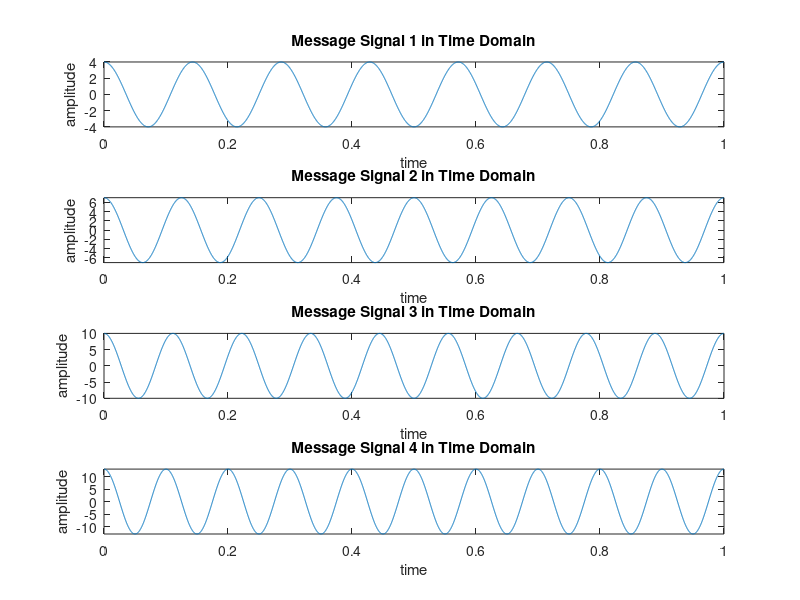
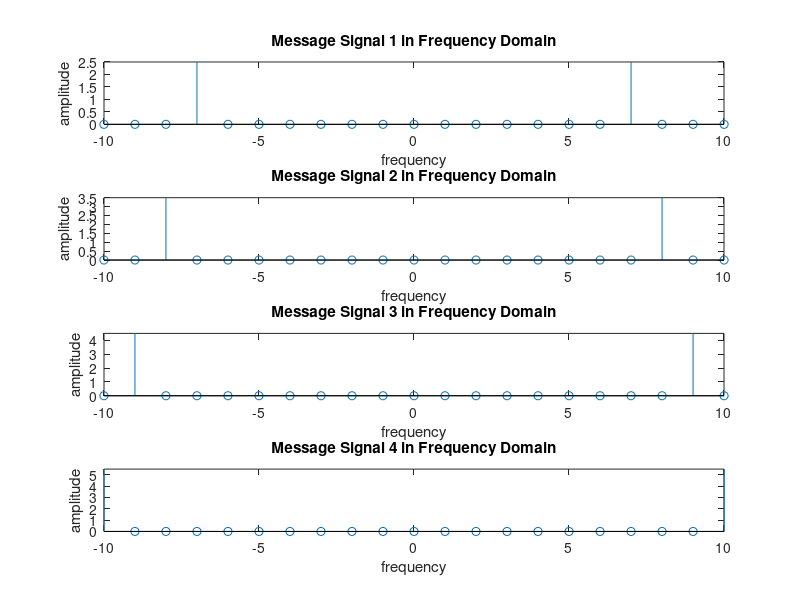
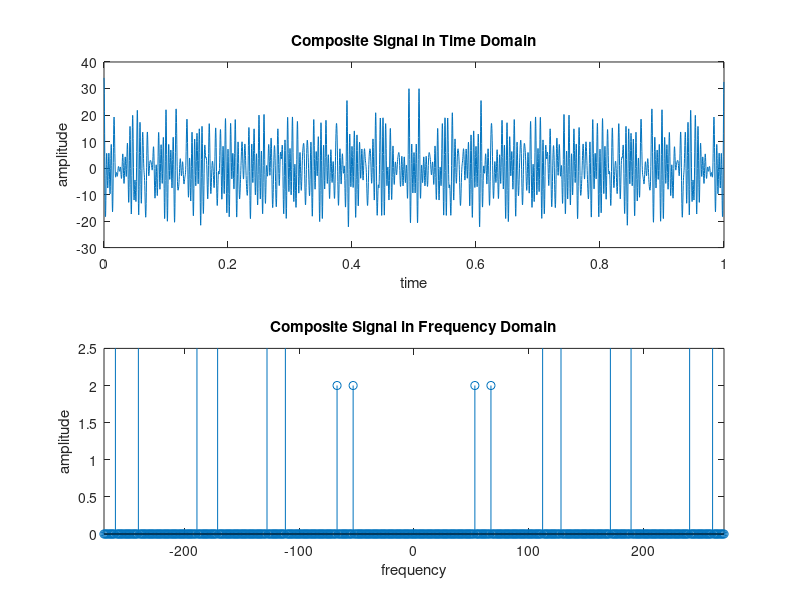
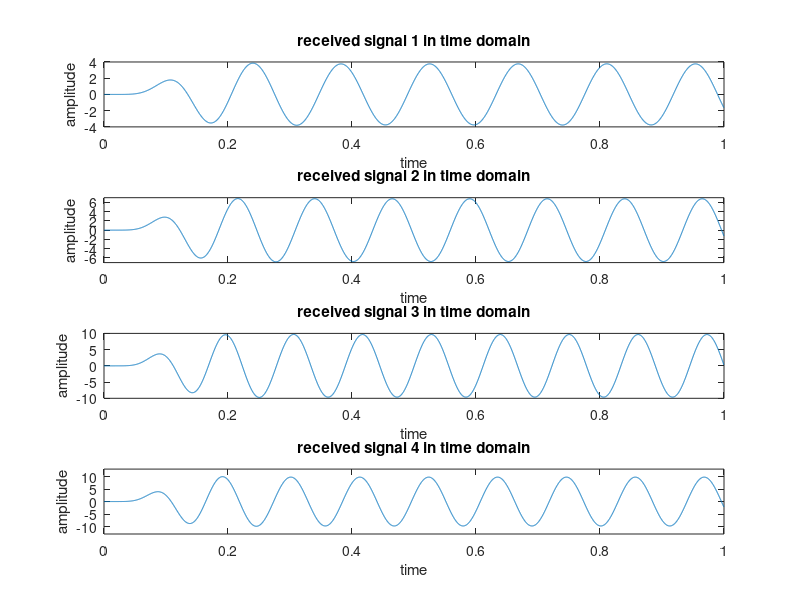

Recreate these plots in MATLAB, in order.
clc
clear all
close all

%% Define
% ID = AB-CDEFG-H
% ID = 22-46026-1
A = 2;
B = 2;
C = 4;
D = 6;
E = 0;
F = 2;
G = 6;
H = 1;
% Amplitude of Message Signal
Am1 = (F+2);
Am2 = (F+5);
Am3 = (F+8);
Am4 = (F+11);
% Frequency of Message Signal
fm1 = (G+1);
fm2 = (G+2);
fm3 = (G+3);
fm4 = (G+4);


%% Message Signal Generation
fs = 4001;                          %Sampling Frequency
t = 0:1/fs:1-1/fs;                  %Generating Time axis

m1 = Am1*cos(2*pi*fm1*t);
m2 = Am2*cos(2*pi*fm2*t);
m3 = Am3*cos(2*pi*fm3*t);
m4 = Am4*cos(2*pi*fm4*t);


%% Carrier Signal Generation
Cm1 = 1;                            %Amplitude of First Carrier Signal
fc1 = 60;                          %Frequency of First Carrier Signal
c1 = Cm1*cos(2*pi*fc1*t);           % First Carrier Signal

Cm2 = 1;                            %Amplitude of Second Carrier Signal
fc2 = 120;                          %Frequency of Second Carrier Signal
c2 = Cm2*cos(2*pi*fc2*t);           % Second Carrier Signal

Cm3 = 1;                            %Amplitude of Third Carrier Signal
fc3 = 180;                          %Frequency of Third Carrier Signal
c3 = Cm3*cos(2*pi*fc3*t);           % Third Carrier Signal

Cm4 = 1;                            %Amplitude of Third Carrier Signal
fc4 = 250;                          %Frequency of Third Carrier Signal
c4 = Cm4*cos(2*pi*fc4*t);           % Third Carrier Signal



%% Composite Signal Generation
x = (m1).*c1 + (m2).*c2 + (m3).*c3 + (m4).*c4;
%%%% Plotting the Signals in Time-Domain and Frequency-Domain
figure
subplot(4,1,1)
plot(t,m1)
xlabel('time')
ylabel('amplitude')
title('Message Signal 1 in Time Domain')
ylim([-Am1 Am1])
subplot(4,1,2)
plot(t,m2)
xlabel('time')
ylabel('amplitude')
title('Message Signal 2 in Time Domain')
ylim([-Am2 Am2])
subplot(4,1,3)
plot(t,m3)
xlabel('time')
ylabel('amplitude')
title('Message Signal 3 in Time Domain')
ylim([-Am3 Am3])
subplot(4,1,4)
plot(t,m4)
xlabel('time')
ylabel('amplitude')
title('Message Signal 4 in Time Domain')
ylim([-Am4 Am4])

M1 = abs(fftshift(fft(m1)))/(fs/2);         %Fourier Transformation of m1
M2 = abs(fftshift(fft(m2)))/(fs/2);         %Fourier Transformation of m2
M3 = abs(fftshift(fft(m3)))/(fs/2);         %Fourier Transformation of m3
M4 = abs(fftshift(fft(m4)))/(fs/2);         %Fourier Transformation of m4


X = abs(fftshift(fft(x)))/(fs/2);           %Fourier Transformation of x

f = fs/2*linspace(-1,1,fs);

figure
subplot(4,1,1)
stem(f,M1)
xlabel('frequency')
ylabel('amplitude')
title('Message Signal 1 in Frequency Domain')
axis([-10 10 0 2.5])
subplot(4,1,2)
stem(f,M2)
xlabel('frequency')
ylabel('amplitude')
title('Message Signal 2 in Frequency Domain')
axis([-10 10 0 3.5])
subplot(4,1,3)
stem(f,M3)
xlabel('frequency')
ylabel('amplitude')
title('Message Signal 3 in Frequency Domain')
axis([-10 10 0 4.5])
subplot(4,1,4)
stem(f,M4)
xlabel('frequency')
ylabel('amplitude')
title('Message Signal 4 in Frequency Domain')
axis([-10 10 0 5.5])

figure
subplot(2,1,1)
plot(t, x)
xlabel('time')
ylabel('amplitude')
title('Composite Signal in Time Domain')
subplot(2,1,2)
stem(f, X)
xlabel('frequency')
ylabel('amplitude')
title('Composite Signal in Frequency Domain')
axis([-270 270 0 2.5])


%% Passing the Composite Signal Through Bandpass Filter
[num1, den1] = butter(5, [(fc1-fm1-6)/(fs/2),(fc1+fm1+6)/(fs/2)]);
bpf1 = filter(num1,den1,x); 

[num2, den2] = butter(5, [(fc2-fm2-6)/(fs/2),(fc2+fm2+6)/(fs/2)]);
bpf2 = filter(num2,den2,x); 

[num3, den3] = butter(5, [(fc3-fm3-6)/(fs/2),(fc3+fm3+6)/(fs/2)]);
bpf3 = filter(num3,den3,x); 

[num4, den4] = butter(5, [(fc4-fm4-6)/(fs/2),(fc4+fm4+6)/(fs/2)]);
bpf4 = filter(num4,den4,x); 


%% Mixing
z1 = 2*bpf1.*c1;
z2 = 2*bpf2.*c2;
z3 = 2*bpf3.*c3;
z4 = 2*bpf4.*c4;


%% Passing the Mixed Signals Through Lowpass Filter
[num5, den5] = butter(5, (fm1+3)/(fs/2)); 
rec1 = filter(num5,den5,z1); 
[num6, den6] = butter(5, (fm2+3)/(fs/2)); 
rec2 = filter(num6,den6,z2); 
[num7, den7] = butter(5, (fm3+3)/(fs/2)); 
rec3 = filter(num7,den7,z3); 
[num8, den8] = butter(5, (fm4+3)/(fs/2)); 
rec4 = filter(num8,den8,z3); 


%% Plotting the Received Signals in Time-Domain and Frequency Domain
figure
subplot(4,1,1)
plot(t,rec1)
xlabel('time')
ylabel('amplitude')
title('received signal 1 in time domain')
ylim([-Am1 Am1])
subplot(4,1,2)
plot(t,rec2)
xlabel('time')
ylabel('amplitude')
title('received signal 2 in time domain')
ylim([-Am2 Am2])
subplot(4,1,3)
plot(t,rec3)
xlabel('time')
ylabel('amplitude')
title('received signal 3 in time domain')
ylim([-Am3 Am3])

subplot(4,1,4)
plot(t,rec4)
xlabel('time')
ylabel('amplitude')
title('received signal 4 in time domain')
ylim([-Am4 Am4])

R1 = abs(fftshift(fft(rec1)))/(fs/2); %Fourier Transformation is done here
R2 = abs(fftshift(fft(rec2)))/(fs/2); %Fourier Transformation is done here
R3 = abs(fftshift(fft(rec3)))/(fs/2); %Fourier Transformation is done here
R4 = abs(fftshift(fft(rec4)))/(fs/2); %Fourier Transformation is done here

figure
subplot(4,1,1)
stem(f,R1)
xlabel('frequency')
ylabel('amplitude')

title('received signal 1 in frequency domain')
xlim([-10 10])
subplot(4,1,2)
stem(f,R2)
xlabel('frequency')
ylabel('amplitude')
title('received signal 2 in frequency domain')
xlim([-10 10])
subplot(4,1,3)
stem(f,R3)
xlabel('frequency')
ylabel('amplitude')
title('received signal 3 in frequency domain')
xlim([-10 10])
subplot(4,1,4)
stem(f,R4)
xlabel('frequency')
ylabel('amplitude')
title('received signal 4 in frequency domain')
xlim([-10 10])
